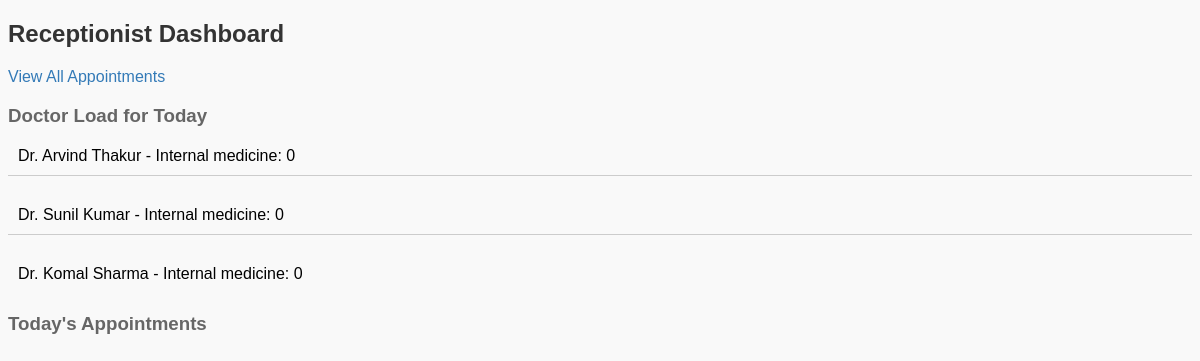
Page /receptionist/ on the committed database.
### patient/models.py (models this page shows, shortened)
class Doctor(models.Model):
    name = models.CharField(max_length=100)
    speciality =models.CharField(max_length=50, default='Internal medicine')
    current_load = models.IntegerField(default=0)

### first/views.py (the view)
# urls.py: path('receptionist/', views.receptionist_dashboard, name='receptionist_dashboard'),
def receptionist_dashboard(request):
    appointments = Appointment.objects.filter(
        is_completed=False, date__gte=timezone.now().date(), scheduled_by__isnull=True
    ).order_by('queue_position')
    doctors = Doctor.objects.all()
    return render(request, 'receptionist_dashboard.html', {'appointments': appointments, 'doctors': doctors})

### templates/receptionist_dashboard.html (shortened to what this page needs)
<!DOCTYPE html>
<html>
<head>
</head>
<body>
    <h2>Receptionist Dashboard</h2>
    <a href="{% url 'all_appointments' %}" class="btn btn-primary">View All Appointments</a>
    <h3>Doctor Load for Today</h3>
    <ul class="doctor-load">
        {% for doctor in doctors %}
            <li>
                <span class="doctor-name">{{ doctor.name }} - {{ doctor.speciality }}:</span>
                <span>{{ doctor.current_load }}</span>
            </li>
        {% endfor %}
    </ul>
    <h3>Today's Appointments</h3>
</body>
</html>

### templates/receptionist_dashboard.html (style rules this page uses)
body { font-family: Arial, sans-serif; background-color: #f9f9f9; }
h2 { color: #333; margin-bottom: 20px; }
h3 { color: #666; margin-bottom: 10px; }
ul { list-style-type: none; padding: 0; margin: 0; }
li { margin-bottom: 20px; padding: 10px; border-bottom: 1px solid #ccc; }
li:last-child { border-bottom: none; }
a { text-decoration: none; color: #337ab7; }

### rows in the picture
Doctor: name "Dr. Arvind Thakur", speciality "Internal medicine", current_load "0"
Doctor: name "Dr. Sunil Kumar", speciality "Internal medicine", current_load "0"
Doctor: name "Dr. Komal Sharma", speciality "Internal medicine", current_load "0"
